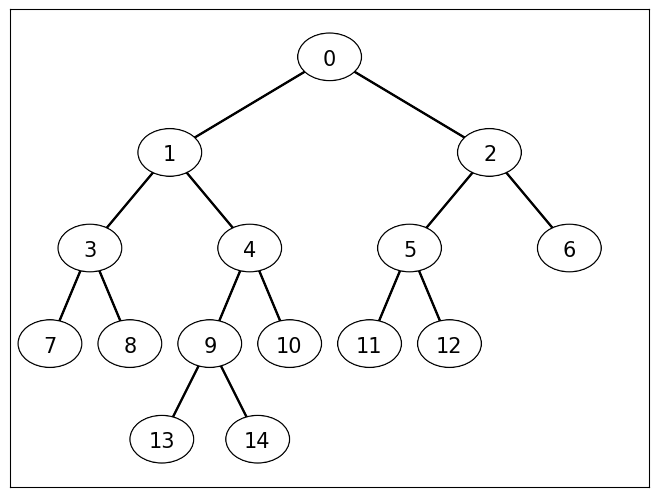

Recreate this plot in Python.
import math
import matplotlib.gridspec as gridspec
import matplotlib.pyplot as plt
import matplotlib.patches as patches
import numpy as np
import sys

import os
parent_dir = os.path.dirname(os.path.dirname(os.path.abspath(__file__)))
sys.path.insert(0, parent_dir)
import addtext
import linegraph
import patchplotting


def main(treeSaveLocation):
    """Create an image of a tree.

    @type treeSaveLocation - str
    @use  treeSaveLocation - The location where the image of the tree will be saved.
    """

    # Define the positions of the non-leaf nodes in the tree.
    nonLeafNodeCoords = {'0' : {'x' : 5, 'y' : 9},
                         '1' : {'x' : 2.5, 'y' : 7},
                         '2' : {'x' : 7.5, 'y' : 7},
                         '3' : {'x' : 1.25, 'y' : 5},
                         '4' : {'x' : 3.75, 'y' : 5},
                         '5' : {'x' : 6.25, 'y' : 5},
                         '9' : {'x' : 3.125, 'y' : 3}
                        }
    leafNodeCoords = {'6' : {'x' : 8.75, 'y' : 5},
                      '7' : {'x' : 0.625, 'y' : 3},
                      '8' : {'x' : 1.875, 'y' : 3},
                      '10' : {'x' : 4.375, 'y' : 3},
                      '11' : {'x' : 5.625, 'y' : 3},
                      '12' : {'x' : 6.875, 'y' : 3},
                      '13' : {'x' : 2.375, 'y' : 1},
                      '14' : {'x' : 3.875, 'y' : 1}
                     }

    # Define the edge relationships.
    edges = {'0' : ['1', '2'],
             '1' : ['3', '4'],
             '2' : ['5' ,'6'],
             '3' : ['7', '8'],
             '4' : ['9', '10'],
             '5' : ['11', '12'],
             '9' : ['13', '14']
            }

    # Define the node properties.
    nodeWidth = 1.0
    nodeColour = 'white'

    # Define the axis size.
    axisMinValue = 0.0
    axisMaxValue = 10.0

    # Determine the node centres and labels.
    nodeCenterXValues = [nonLeafNodeCoords[i]['x'] for i in nonLeafNodeCoords] + [leafNodeCoords[i]['x'] for i in leafNodeCoords]
    nodeCenterYValues = [nonLeafNodeCoords[i]['y'] for i in nonLeafNodeCoords] + [leafNodeCoords[i]['y'] for i in leafNodeCoords]
    nodeLabels = [i for i in nonLeafNodeCoords] + [i for i in leafNodeCoords]

    # Determine the tree edges.
    treeEdgesXValues = []
    treeEdgesYValues = []
    for i in edges:
        iCentreXValue = nonLeafNodeCoords[i]['x']
        iCentreYValue = nonLeafNodeCoords[i]['y']
        children = edges[i]
        for j in children:
            if j in nonLeafNodeCoords:
                jCoords = nonLeafNodeCoords[j]
            else:
                jCoords = leafNodeCoords[j]
            treeEdgesXValues.append([iCentreXValue, jCoords['x']])
            treeEdgesYValues.append([iCentreYValue, jCoords['y']])

    # Create the plot for the tree.
    currentFigure = plt.figure()
    gsTree = gridspec.GridSpec(10, 10)
    gsTree.update(left=0, right=1, bottom=0, top=1, wspace=0.05)#, hspace=0.05)
    treePlot = plt.subplot(gsTree[1:-1, 1:-1])
    treePlot.set_xlim(left=axisMinValue, right=axisMaxValue)
    treePlot.set_ylim(bottom=axisMinValue, top=axisMaxValue)
    nodes = [patches.Circle((nodeCenterXValues[i], nodeCenterYValues[i]), nodeWidth / 2) for i in range(len(nodeCenterXValues))]
    patchplotting.graphGeneration(nodes, currentFigure=currentFigure, faceColors=[nodeColour] * len(nodes), zorders=[-1])
    addtext.graphGeneration(nodeCenterXValues, nodeCenterYValues, nodeLabels, currentFigure=currentFigure, sizes=[15] * len(nodeLabels), zorders=list(range(len(nodeLabels))))
    linegraph.graphGeneration(treeEdgesXValues, treeEdgesYValues, currentFigure=currentFigure, markerSizes=[0] * len(treeEdgesYValues), zorders=[-len(treeEdgesXValues)])
    removeTickMarks(treePlot, xAxis=True, yAxis=True)

    plt.savefig(treeSaveLocation, bbox_inches='tight', transparent=True)

    sys.exit()

    # Define the number of nodes in the tree and their labels.
    numberOfNodes = 15
    nodesWithOutgoingEdge = int((numberOfNodes - 1) / 2)
    nodeLabels = [str(i) for i in range(numberOfNodes)]

    # Define the axis size.
    axisMinValue = 0.0
    axisMaxValue = 10.0

    # Define the tree node sizes and positions.
    nodeWidth = 1.0
    nodeHeight = 1.0
    gapBetweenLevels = 1.0
    gapBetweenCousins = 0.5
    nodeDepths = [int(math.log(i+1,2)) for i in range(len(nodeLabels))]
    maxDepth = max(nodeDepths)
    nodesAtDepth = [(2**nodeDepths[i], nodeDepths[:i].count(nodeDepths[i]) + 1) for i in range(len(nodeDepths))]  # The depth of the node along with the position on the row (leftmost is 1).
    nodeCenterXValues = []
    nodeCenterYValues = [axisMaxValue - (i * nodeHeight + ((i + 1) * gapBetweenLevels) + (nodeHeight / 2)) for i in nodeDepths]
    for i in range(len(nodeLabels)):
        splits = [(axisMaxValue / nodesAtDepth[i][0]) * j for j in range(nodesAtDepth[i][0] + 1)]
        positions = [(splits[j] + splits[j+1]) / 2 for j in range(nodesAtDepth[i][0])]
        nodeCenterXValues.append(positions[nodesAtDepth[i][1] - 1])
    treeEdgesXValues = []
    treeEdgesYValues = []
    for i in range(nodesWithOutgoingEdge):
        leftChildIndex = int((i * 2) + 1)
        rightChildIndex = int((i * 2) + 2)
        treeEdgesXValues += [[nodeCenterXValues[i], nodeCenterXValues[leftChildIndex]], [nodeCenterXValues[i], nodeCenterXValues[rightChildIndex]]]
        treeEdgesYValues += [[nodeCenterYValues[i], nodeCenterYValues[leftChildIndex]], [nodeCenterYValues[i], nodeCenterYValues[rightChildIndex]]]

    # Create the plot for the tree.
    currentFigure = plt.figure()
    gsTree = gridspec.GridSpec(10, 10)
    gsTree.update(left=0, right=1, bottom=0, top=1, wspace=0.05)#, hspace=0.05)
    treePlot = plt.subplot(gsTree[1:-1, 1:-1])
    treePlot.set_xlim(left=axisMinValue, right=axisMaxValue)
    treePlot.set_ylim(bottom=axisMinValue, top=axisMaxValue)
    nodes = [patches.Circle((nodeCenterXValues[i], nodeCenterYValues[i]), nodeWidth / 2) for i in range(len(nodeDepths))]
    patchplotting.graphGeneration(nodes, currentFigure=currentFigure, faceColors=['white'] * len(nodes), zorders=[-1])
    addtext.graphGeneration(nodeCenterXValues, nodeCenterYValues, nodeLabels, currentFigure=currentFigure, sizes=[15] * len(nodeLabels), zorders=list(range(len(nodeLabels))))
    linegraph.graphGeneration(treeEdgesXValues, treeEdgesYValues, currentFigure=currentFigure, markerSizes=[0] * len(treeEdgesYValues), zorders=[-len(nodes)])
    removeTickMarks(treePlot, xAxis=True, yAxis=True)

    plt.savefig(treeSaveLocation, bbox_inches='tight', transparent=True)

def setLabels(axes, xLabel='', yLabel=''):
    """Set the X and Y labels of the axes.
    """

    axes.set_xlabel(xLabel)
    axes.set_ylabel(yLabel)

def hideAxesLabelling(axes, xAxis=False, yAxis=False):
    """Hides all tick marks, tick labels, axis labels, etc.
    """

    if xAxis:
        axes.xaxis.set_visible(False)
    if yAxis:
        axes.yaxis.set_visible(False)

def removeTickMarks(axes, xAxis=False, yAxis=False):
    """Removes all tick marks.
    """

    if xAxis:
        axes.set_xticks([])
    if yAxis:
        axes.set_yticks([])

def removeTickLabels(axes, xAxis=False, yAxis=False):
    """Removes that tick labels.
    """

    if xAxis:
        axes.set_xticklabels([])
    if yAxis:
        axes.set_yticklabels([])


if __name__ == '__main__':
    main(sys.argv[1])
